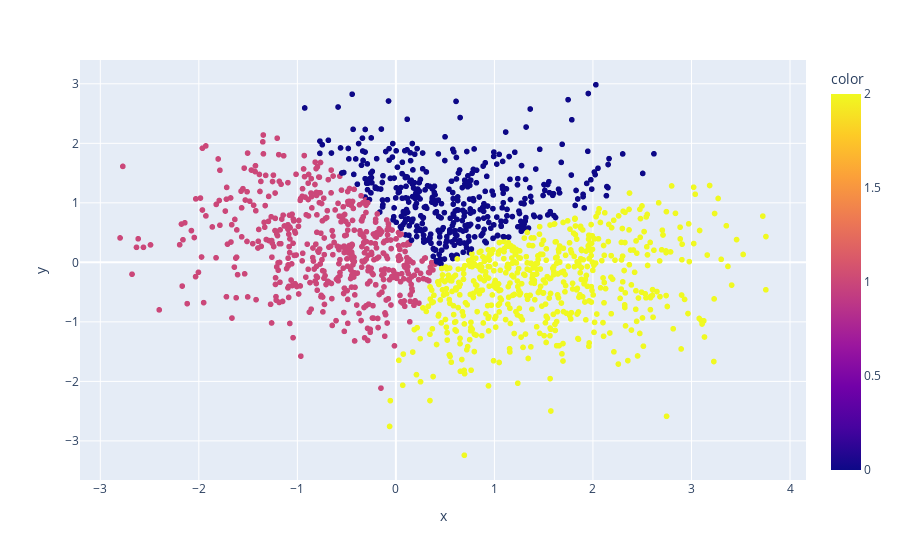

The notebook cell saved with this chart:
### Code cell
grafico = px.scatter(x = X_random[:, 0], y = X_random[:, 1], color=centers)
grafico.show() # algoritmo eh compativel para o conjunto de dados com ruido

### Figure 1 — Plotly figure (JSON) as saved in the notebook; plotly's stock layout.template omitted (floating-point values rounded to 4 significant figures; data arrays with more than 128 entries replaced by an {"elided": "..."} marker saying what was removed)
{"data": [{"hovertemplate": "x=%{x}<br>y=%{y}<br>color=%{marker.color}<extra></extra>", "legendgroup": "", "marker": {"color": {"elided": "1500 int values"}, "coloraxis": "coloraxis", "symbol": "circle"}, "mode": "markers", "name": "", "showlegend": false, "type": "scattergl", "x": {"elided": "1500 float values"}, "xaxis": "x", "y": {"elided": "1500 float values"}, "yaxis": "y"}], "layout": {"coloraxis": {"colorbar": {"title": {"text": "color"}}, "colorscale": [[0, "#0d0887"], [0.1111, "#46039f"], [0.2222, "#7201a8"], [0.3333, "#9c179e"], [0.4444, "#bd3786"], [0.5556, "#d8576b"], [0.6667, "#ed7953"], [0.7778, "#fb9f3a"], [0.8889, "#fdca26"], [1, "#f0f921"]]}, "legend": {"tracegroupgap": 0}, "margin": {"t": 60}, "xaxis": {"anchor": "y", "domain": [0, 1], "title": {"text": "x"}}, "yaxis": {"anchor": "x", "domain": [0, 1], "title": {"text": "y"}}}}
